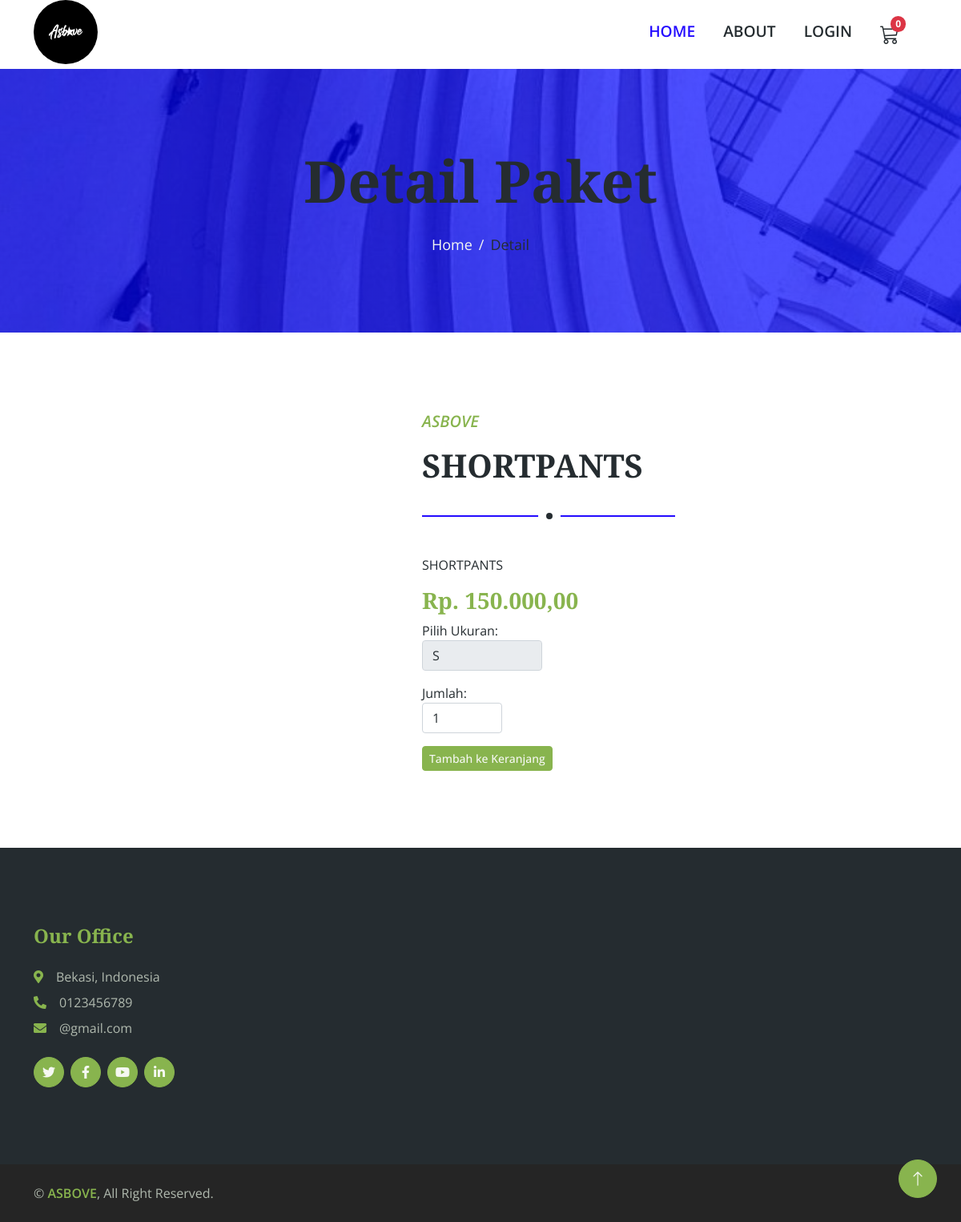
Page /Beranda/detail?id=6 on the committed database.
### tables this page shows
CREATE TABLE `tb_katalog` (
  `id_katalog` int(5) NOT NULL,
  `image` varchar(100) NOT NULL,
  `nama_paket` varchar(100) NOT NULL,
  `deskripsi` text NOT NULL,
  `harga` int(11) NOT NULL,
  `id_user` int(5) NOT NULL,
  `size` varchar(5) DEFAULT NULL
);

### application/controllers/Beranda.php (called while the page is built, shortened)
<?php
class Beranda extends CI_Controller
{
    public function __construct()
    {
        $this->load->database();
        $this->load->model('katalog_model');
        $this->load->model('pesanan_model');
        $this->load->helper('text');
    }
    public function detail()
    {
        if ($this->input->get('id')) {
            $cek_data = $this->katalog_model->get_katalog_by_id($this->input->get('id'))->num_rows();
            if ($cek_data > 0) {
                $data = array(
                    'title' => 'ASBOVE',
                    'page' => 'landing/detail',
                    'katalog' => $this->katalog_model->get_katalog_by_id($this->input->get('id'))->row()
                );
                $this->load->view('landing/template/sites', $data);
            } else {
                redirect('/');
            }
        } else {
            redirect('/');
        }
    }
}

### index.php (called while the page is built, shortened)
<?php
require_once BASEPATH.'core/CodeIgniter.php';

### application/models/Katalog_model.php (called while the page is built, shortened)
<?php if (!defined('BASEPATH')) exit('No direct script access allowed');
class Katalog_model extends CI_Model
{
    public function get_katalog_by_id($id)
    {
        $this->db->select('*');
        $this->db->from('tb_katalog tbc');
        $this->db->join('tb_user tbu', 'tbu.id_user = tbc.id_user');
        $this->db->where('tbc.id_katalog', $id);
        $query = $this->db->get();
        return $query;
    }
}

### application/views/landing/detail.php (the view, shortened to what this page needs)
<div class="container-fluid page-header py-5 mb-5 wow fadeIn" data-wow-delay="0.1s">
    <div class="container text-center py-5">
        <h1 class="display-2 text-dark mb-4 animated slideInDown">Detail Paket</h1>
        <nav aria-label="breadcrumb animated slideInDown">
            <ol class="breadcrumb justify-content-center mb-0">
                <li class="breadcrumb-item"><a href="<?= base_url(''); ?>">Home</a></li>
                <li class="breadcrumb-item text-dark" aria-current="page">Detail</li>
            </ol>
        </nav>
    </div>
</div>
<div class="container-xxl py-5">
    <div class="container">
        <div class="row g-5">
            <div class="col-lg-5 wow fadeIn" data-wow-delay="0.1s">
            </div>
            <div class="col-lg-7 wow fadeIn" data-wow-delay="0.5s">
                <div class="section-title">
                    <p class="fs-5 fw-medium fst-italic text-primary">ASBOVE</p>
                    <h1 class="display-6"><?= $katalog->nama_paket; ?></h1>
                </div>
                <p><?= $katalog->deskripsi; ?></p>
                <h3 class="text-primary">Rp. <?= number_format($katalog->harga, 2, ",", "."); ?></h3>
                <?= form_open('Beranda/tambah_ke_keranjang'); ?>
                    <label for="size">Pilih Ukuran:</label>
                    <select name="size" id="size" class="form-control mb-3" style="width: 150px;">
                        <option value="S">S</option>
                    </select>
                    <label for="qty">Jumlah:</label>
                    <input type="number" name="qty" id="qty" value="1" min="1" class="form-control mb-3" style="width: 100px;">
                    <button type="submit" class="btn btn-primary btn-sm">Tambah ke Keranjang</button>
                <?= form_close(); ?>
            </div>
        </div>
    </div>
</div>

### assets/landing/css/style.css (style rules this page uses)
:root { --primary: #240bff; --secondary: #f3ff1c; --light: #F5F8F2; --dark: #252C30; }
.fw-medium { font-weight: 600; }
.btn { transition: .5s; font-weight: 500; }
.btn-primary, .btn-outline-primary:hover { color: var(--light); }
.page-header { background: linear-gradient(rgba(0, 4, 255, 0.7), rgba(0, 4, 255, 0.7)), url(../img/gedunggundar.jpg) center center no-repeat; background-size: cover; }
.page-header .breadcrumb-item+.breadcrumb-item::before { color: var(--light); }
.page-header .breadcrumb-item, .page-header .breadcrumb-item a { font-size: 18px; color: var(--light); }
.section-title { position: relative; margin-bottom: 3rem; padding-bottom: 2rem; }
.section-title::before { position: absolute; content: ""; width: 50%; height: 2px; bottom: 0; left: 0; background: var(--primary); }
.section-title::after { position: absolute; content: ""; width: 28px; height: 28px; bottom: -13px; left: calc(25% - 13px); background: var(--dark); border: 10px solid #FFFFFF; border-radius: 28px; }

### rows in the picture
tb_katalog: nama_paket "SHORTPANTS", deskripsi "SHORTPANTS", harga "150.000,00"

### other values in the picture
$this->cart->total_items() "0"
